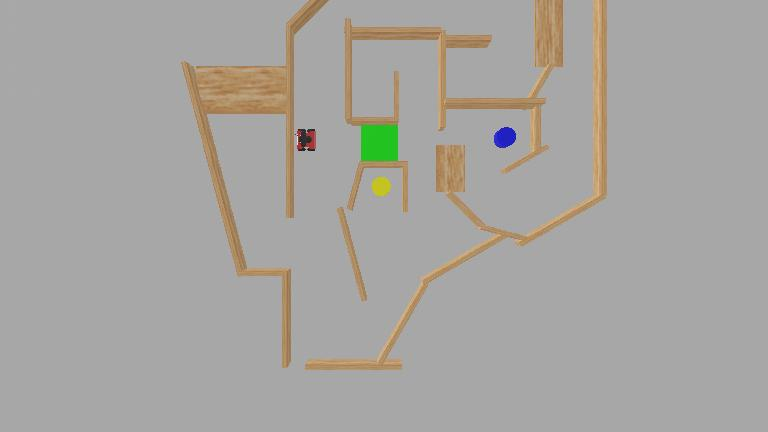
#> input picture Maze1/worlds/.Maze1.jpg, 768 x 432 px
$ python -i utils.py   (imports and definitions only)
#> lines starting #> are read from the running program, lines starting #| are printed output that depends on the picture; after the words box and inside, x2 and y2 are one past the last pixel; in counts of white or black regions, pixels touching at a corner belong together
#> further down, picture is the input picture: shape (432, 768, 3); mean B, G, R 160.7, 164.7, 167
import numpy as np
import cv2
from CONSTANTS import *


# [72 lines left out: functions angle_wrap, drop_single_pixels, remove_small_blobs, dilate_obstacles, clear_around_point, ray_cells, not called in this run]


def extract_color_mask(hsv_img, color):
#> called with color = 'red'
    if color == 'red':
        m1 = cv2.inRange(hsv_img, np.array(RED_WALL_HSV_LOWER1), np.array(RED_WALL_HSV_UPPER1))
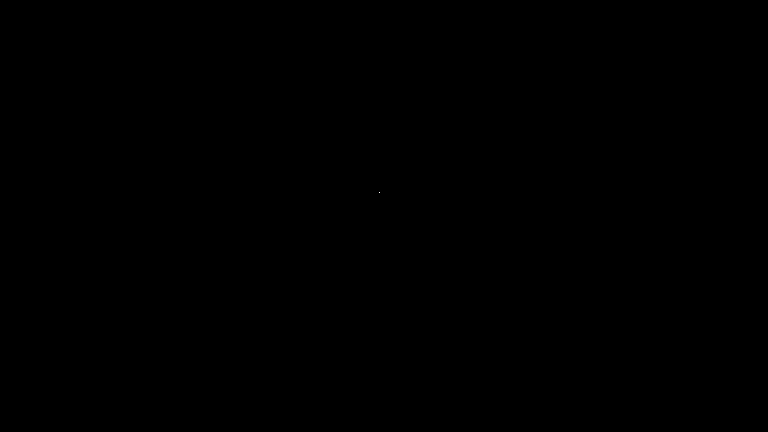
#> m1: shape (432, 768); 0% white in thin lines or dots, all inside (x1, y1, x2, y2) = (379, 192, 380, 193)
        m2 = cv2.inRange(hsv_img, np.array(RED_WALL_HSV_LOWER2), np.array(RED_WALL_HSV_UPPER2))
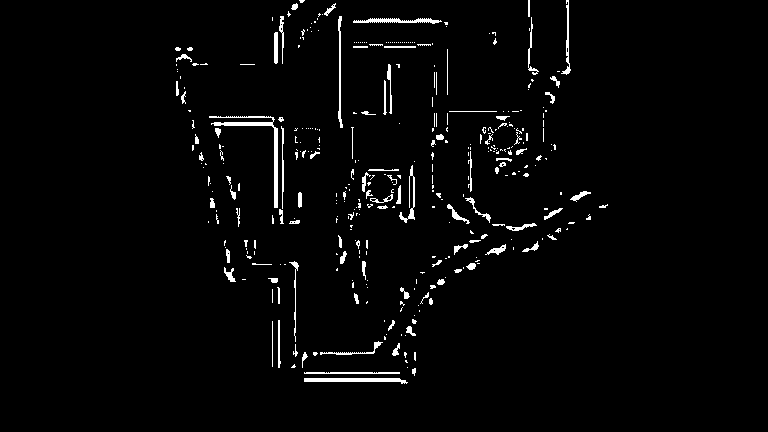
#> m2: shape (432, 768); 2.5% white; 370 white regions (270 under 20 px), largest, box (x1, y1, x2, y2) and area: (209, 116, 278, 208) 673, (304, 378, 408, 384) 408, (353, 18, 442, 24) 299
        return cv2.bitwise_or(m1, m2)
    if color == 'blue':
        return cv2.inRange(hsv_img, np.array(BLUE_HSV_LOWER), np.array(BLUE_HSV_UPPER))
    if color == 'yellow':
        return cv2.inRange(hsv_img, np.array(YELLOW_HSV_LOWER), np.array(YELLOW_HSV_UPPER))
    if color == 'green':
        return cv2.inRange(hsv_img, np.array(GREEN_HSV_LOWER), np.array(GREEN_HSV_UPPER))
    return None


def red_wall_centered(hsv_img):
    mask = extract_color_mask(hsv_img, 'red')
    if cv2.countNonZero(mask) == 0:
        return False, mask
    h, w, _ = hsv_img.shape
#> h = 432; w = 768
    border = 30
    if (np.any(mask[:border, :]) or np.any(mask[h - border:, :]) or
            np.any(mask[:, :border]) or np.any(mask[:, w - border:])):
        return False, mask
    return True, mask


def map_delta_ratio(map1, map2):
    return np.sum(map1 != map2) / (map1.shape[0] * map1.shape[1])

>>> import cv2
>>> picture = cv2.imread('../../Maze1/worlds/.Maze1.jpg')
>>> result = red_wall_centered(picture)
